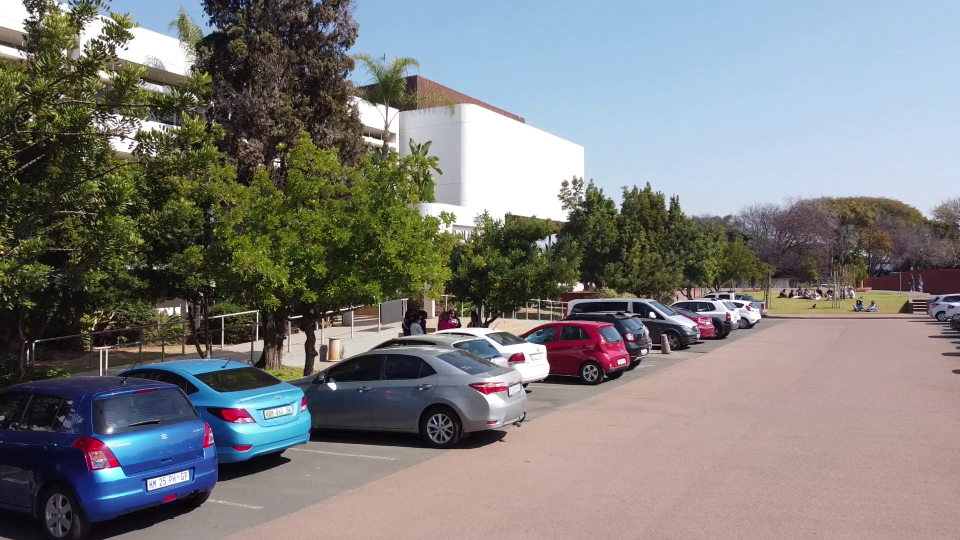
#> input picture frame 3 of backend/VideoAI/inputVideos/carvideo.mp4, 1920 x 1080 px, given in place of parking.mp4, which was not available (shown at 1/2 size)
$ python AI.py
#> lines starting #> are read from the running program, lines starting #| are printed output that depends on the picture; after the words box and inside, x2 and y2 are one past the last pixel; in counts of white or black regions, pixels touching at a corner belong together; pictures that were not available may be replaced by others from this repository, and a replacement may not be noted
import cv2

cap = cv2.VideoCapture('https://choppercharlie.blob.core.windows.net/media/parking.mp4')

car_cascade = cv2.CascadeClassifier('VideoAI/cars.xml')

while True:
    ret, frames = cap.read()
#> frames is the input picture: shape (1080, 1920, 3); mean B, G, R 125.1, 126, 126
    gray = cv2.cvtColor(frames, cv2.COLOR_BGR2GRAY)
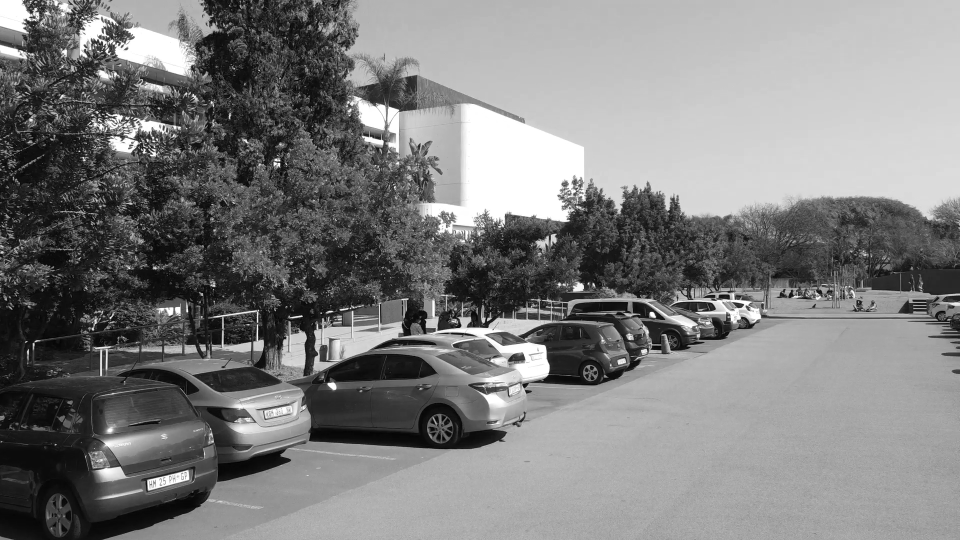
#> gray: shape (1080, 1920) (shown at 1/2 size); min 0, max 255, mean 125.9
    cars = car_cascade.detectMultiScale(gray, 1.1, 1)
#> cars = [[1606, 582, 24, 24], [1470, 642, 23, 23], [1390, 564, 47, 47], [1545, 561, 51, 51], [1390, 582, 52, 52], [1784, 554, 98, 98], [1678, 556, 101, 101], [188, 624, 250, 250], [953, 494, 397, 397], [463, 447, 600, 600]]
    for (x, y, w, h) in cars:
        cv2.rectangle(frames, (x, y), (x+w, y+h), (0, 0, 255), 2)
#> this loop made 10 passes
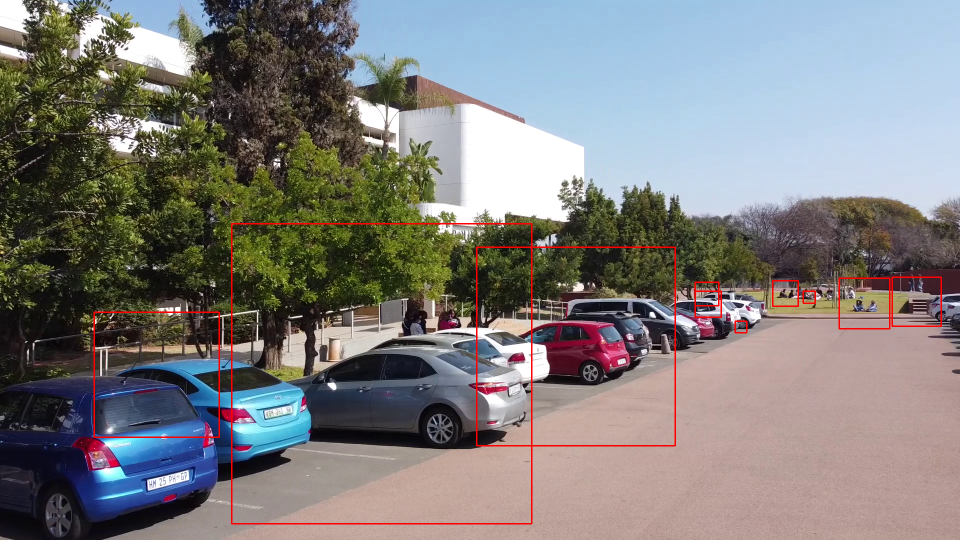
#> frames: shape (1080, 1920, 3) (shown at 1/2 size); 0.94% of pixels changed, all inside (x1, y1, x2, y2) = (187, 446, 1884, 1049)
    cv2.imshow('Car Recognition', frames )
    if cv2.waitKey(33) == 27:
#> (key Esc is pressed here)
        break

cv2.destroyAllWindows()

$ run again, starting later in the video
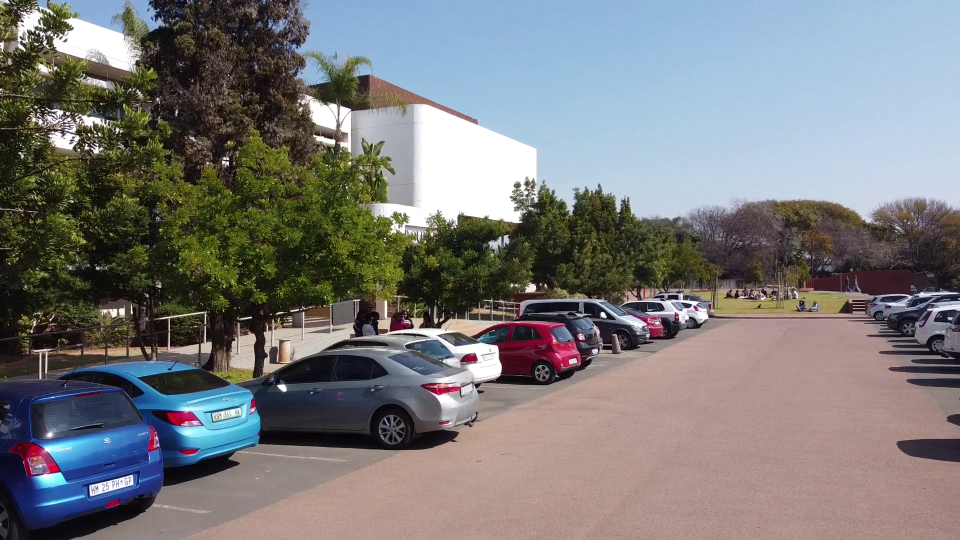
#> input picture frame 13 of backend/VideoAI/inputVideos/carvideo.mp4, 1920 x 1080 px, given in place of parking.mp4, which was not available (shown at 1/2 size)
#> frames is the input picture: shape (1080, 1920, 3); mean B, G, R 122.5, 121.5, 121.7
#> `gray = cv2.cvtColor(frames, cv2.COLOR_BGR2GRAY)`:
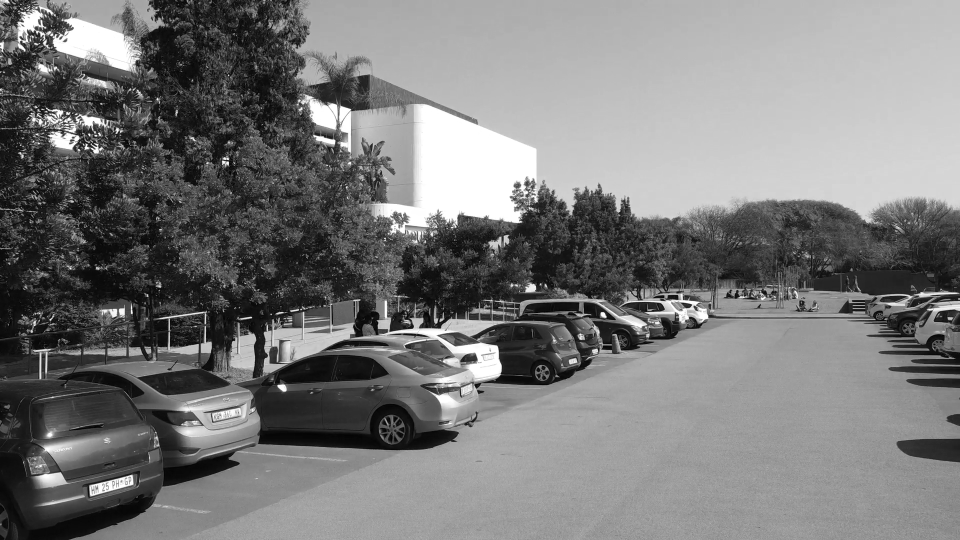
#> gray: shape (1080, 1920) (shown at 1/2 size); min 0, max 255, mean 121.6
#> cars = 13 rows, first 6: [1486, 614, 20, 20], [1598, 570, 23, 23], [1521, 611, 23, 23], [1596, 615, 32, 32], [89, 910, 39, 39], [1436, 560, 54, 54]
#> the loop `for (x, y, w, h) in cars:` made 13 passes
#> after the loop `for (x, y, w, h) in cars:`:
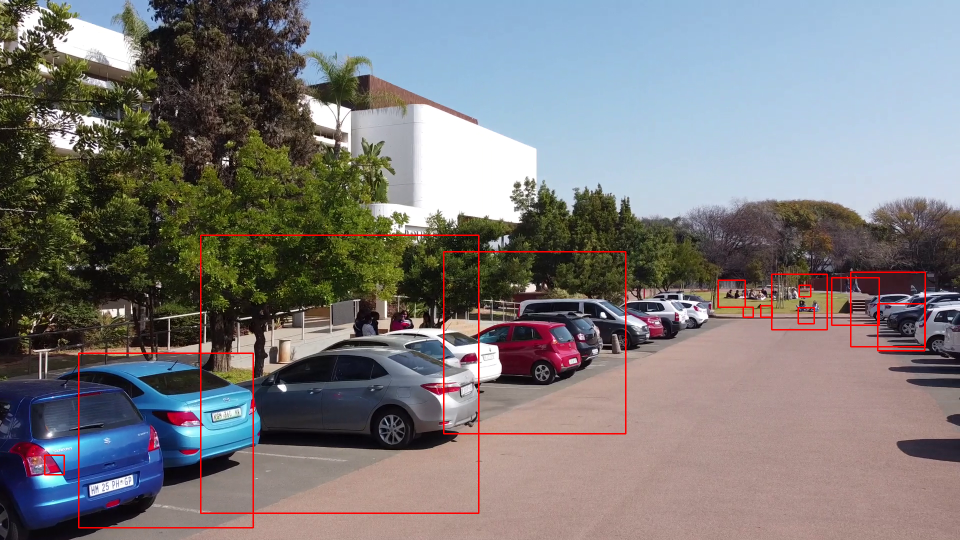
#> frames: shape (1080, 1920, 3) (shown at 1/2 size); 1.09% of pixels changed, all inside (x1, y1, x2, y2) = (88, 469, 1852, 1057)

$ run again, starting later in the video
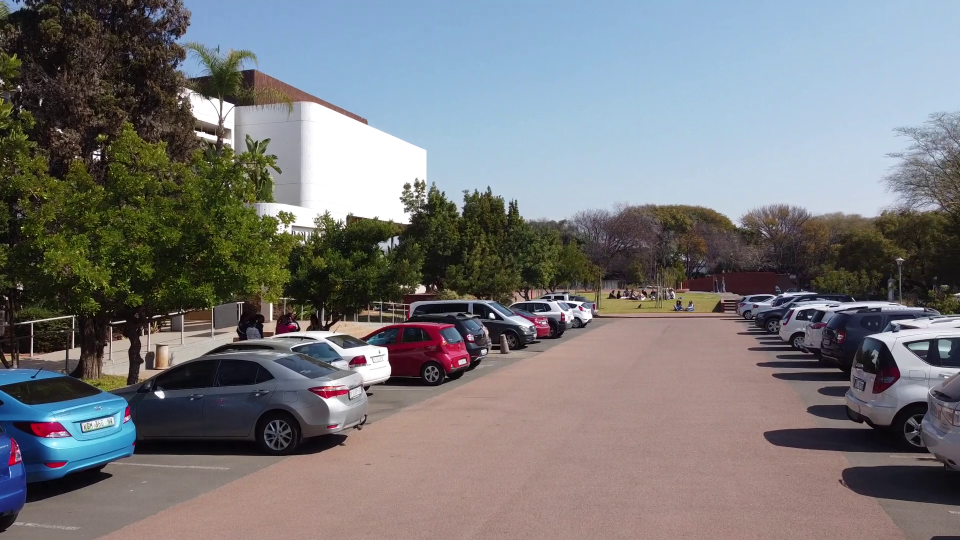
#> input picture frame 24 of backend/VideoAI/inputVideos/carvideo.mp4, 1920 x 1080 px, given in place of parking.mp4, which was not available (shown at 1/2 size)
#> frames is the input picture: shape (1080, 1920, 3); mean B, G, R 122.7, 120.2, 120.2
#> `gray = cv2.cvtColor(frames, cv2.COLOR_BGR2GRAY)`:
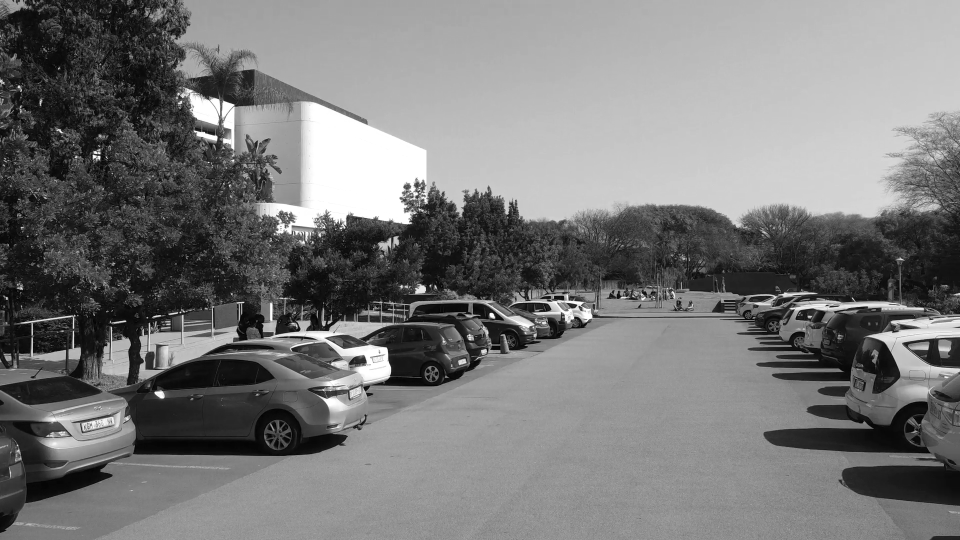
#> gray: shape (1080, 1920) (shown at 1/2 size); min 0, max 255, mean 120.4
#> cars = [[1203, 563, 50, 50], [805, 609, 49, 49], [1179, 604, 47, 47], [1088, 565, 52, 52], [833, 728, 60, 60], [1064, 636, 60, 60], [930, 577, 69, 69], [1409, 564, 85, 85], [1328, 566, 84, 84], [1430, 462, 431, 431], [622, 483, 403, 403], [171, 486, 532, 532]]
#> the loop `for (x, y, w, h) in cars:` made 12 passes
#> after the loop `for (x, y, w, h) in cars:`:
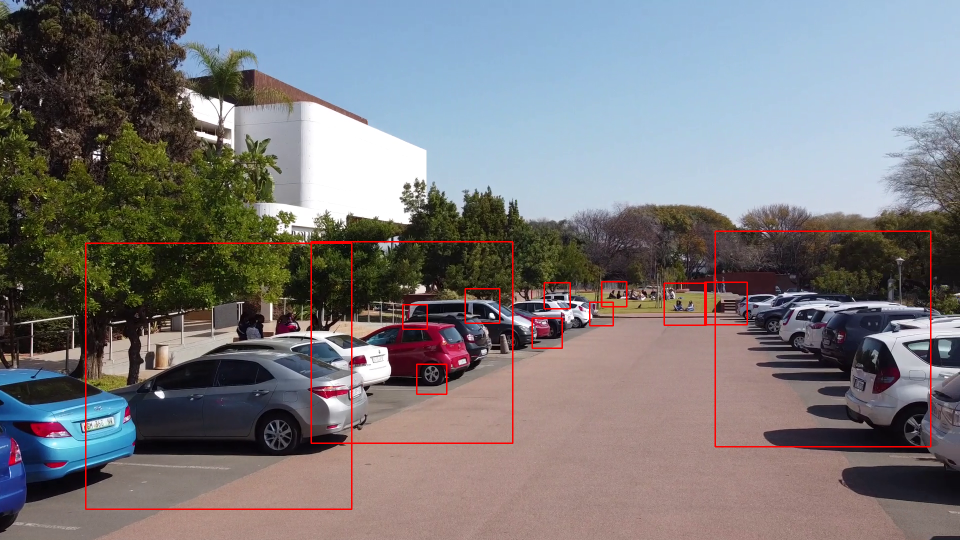
#> frames: shape (1080, 1920, 3) (shown at 1/2 size); 1.11% of pixels changed, all inside (x1, y1, x2, y2) = (170, 461, 1863, 1020)
